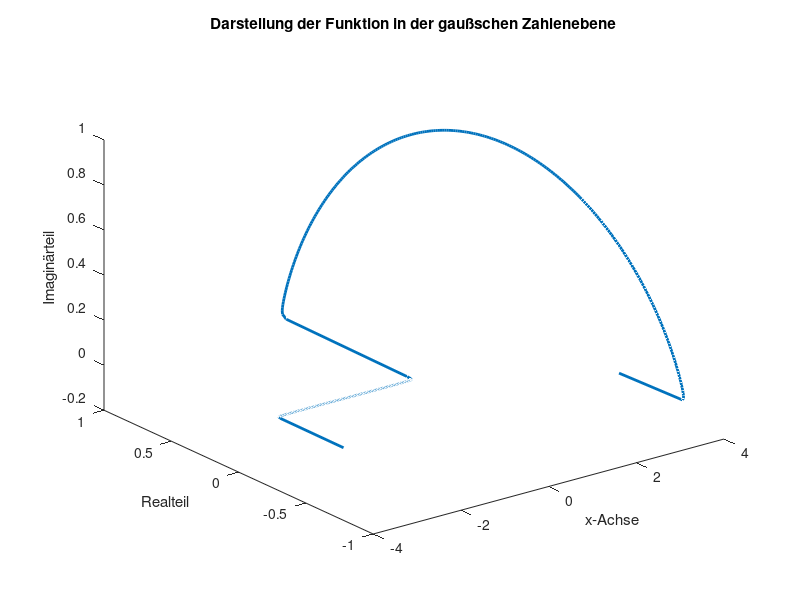

The MATLAB script that drew this image:
function plotComplexSequence()
% Fourier-Reihe: (1/2)*exp(1i*x) + sum((1i/(pi*(1-2*n)))*exp(2*pi*1i*n*x))

% Anzahl der Schritte für die diskrete Berechnung
N = 500;

% Bereich für die x-Achse
x = linspace(-pi, pi, N);

% Anzahl der Terme in der Summe
M = 500;

% Initialisierung der Funktion
f = zeros(1, N);

% Berechnung der Fourier-Reihe
for n = -M:M
    f = f + (1i/((pi)*((1-2*n)))) * exp(2*1i*n*x);
end
f = f + 0.5*exp(1i*x);

% Darstellung der Ergebnisse
figure;
plot3(x, real(f), imag(f), 'LineWidth', 2);
xlabel('x-Achse');
ylabel('Realteil');
zlabel('Imaginärteil');
title('Darstellung der Funktion in der gaußschen Zahlenebene');

end